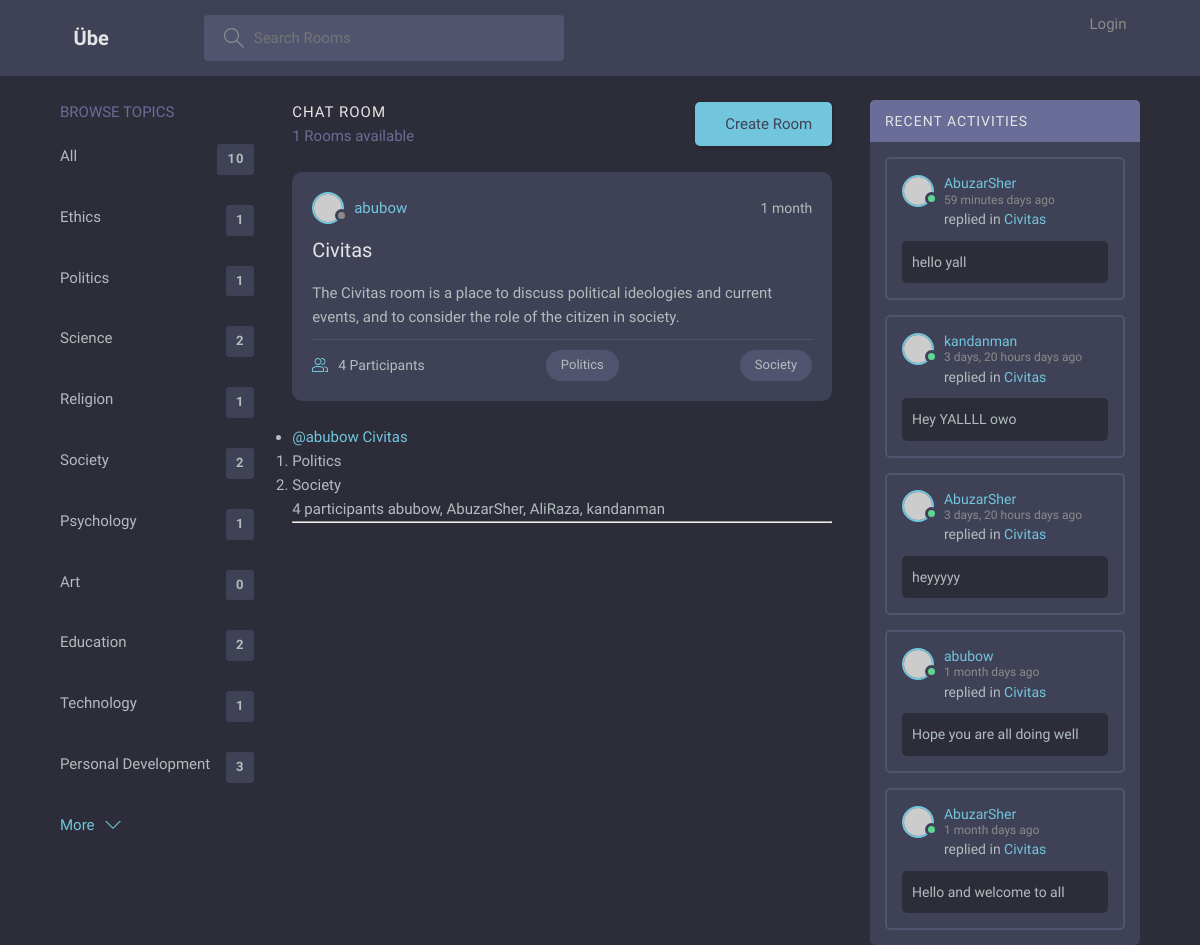
Screenshot of /?q=Politics with the database file from the repository.
### base/models.py (models this page shows, shortened)
class Topic(models.Model):
    id = models.AutoField(primary_key=True)
    name = models.CharField(max_length=50)
    description = models.CharField(max_length=200)
    link = models.CharField(max_length=50)

class Room(models.Model):
    id = models.AutoField(primary_key=True, unique=True, auto_created=True)
    name = models.CharField(max_length=50)
    description = models.CharField(max_length=200, null=True, blank=True)
    link = models.CharField(max_length=50, unique=True)
    topics = models.ManyToManyField('Topic', related_name='rooms', blank=True)
    participants = models.ManyToManyField(
        User, related_name='rooms_joined', blank=True)
    host = models.ForeignKey(
        User, on_delete=models.CASCADE, related_name='rooms_hosted')
    updated = models.DateTimeField(auto_now=True)
    created = models.DateTimeField(auto_now_add=True)
    class Meta:
        ordering = ['-updated', '-created']

class Message(models.Model):
    user = models.ForeignKey(User, on_delete=models.CASCADE)
    room = models.ForeignKey(Room, on_delete=models.CASCADE)
    message = models.TextField()
    updated = models.DateTimeField(auto_now=True)
    created = models.DateTimeField(auto_now_add=True)
    class Meta:
        ordering = ['-updated', '-created']
    def __str__(self):
        return self.message

### base/views.py (the view)
# urls.py: path('', views.home, name='home'),
def home(request):
    q = request.GET.get('q')
    if q:
        rooms = Room.objects.filter(
            Q(topics__name__icontains=q) |
            Q(topics__description__icontains=q) |
            Q(name__icontains=q) |
            Q(description__icontains=q)
        ).distinct()
        recent_messages = Message.objects.filter(
            Q(room__topics__name__icontains=q) |
            Q(room__topics__description__icontains=q) |
            Q(room__name__icontains=q) |
            Q(room__description__icontains=q) |
            Q(message__icontains=q)
        ).distinct().order_by('-created')[:5]
    else:
        rooms = Room.objects.all()
        recent_messages = Message.objects.all().order_by('-created')[:5]
    topics = Topic.objects.all()
    context = {
        'rooms': rooms,
        'topics': topics,
        'recent_messages': recent_messages,
    }
    return render(request, 'base/home.html', context)

### base/templates/base/home.html (shortened to what this page needs)
{%extends 'main.html'%} {% block content %}
<main class="layout layout--3">
	<div class="container">
		{% include 'components/topic_list.html' %}
		<div class="roomList">
			<div class="roomList__header">
				<div>
					<h2>Chat Room</h2>
					<p>{{rooms.count}} Rooms available</p>
				</div>
				<a
					class="btn btn--main"
					href="{% url 'room-form' %}"
					<svg
						version="1.1"
						xmlns="http://www.w3.org/2000/svg"
						width="32"
						height="32"
						viewBox="0 0 32 32">
					Create Room
				</a>
			</div>
			{% include 'components/feed.html'%}
		</div>
		{% include 'components/recent_activity.html' %}
	</div>
</main>
{% endblock %}

### base/templates/components/topic_list.html
<div class="topics">
	<div class="topics__header">
		<h2>Browse Topics</h2>
	</div>
	<ul class="topics__list">
		<li>
			<a
				href="{% url 'home' %}"
				>All <span>{{topics.count}}</span></a
			>
		</li>
		{% for topic in topics %}
		<li>
			<a href="{% url 'home' %}?q={{ topic.name }}"
				>{{ topic.name }}
				<span>{{ topic.rooms.count }}</span>
			</a>
		</li>
		{% endfor %}
	</ul>
	<a
		class="btn btn--link"
		href="topics.html">
		More
		<svg
			version="1.1"
			xmlns="http://www.w3.org/2000/svg"
			width="32"
			height="32"
			viewBox="0 0 32 32">
			<title>chevron-down</title>
			<path d="M16 21l-13-13h-3l16 16 16-16h-3l-13 13z"></path>
		</svg>
	</a>
</div>

### base/templates/components/feed.html (shortened to what this page needs)
{% for room in rooms %}
<div class="roomListRoom">
	<div class="roomListRoom__header">
		<a
			href="{% url 'profile' room.host.id %}"
			class="roomListRoom__author">
			<div class="avatar avatar--small">
				<img src="https://randomuser.me/api/portraits/women/11.jpg" />
			</div>
			<span> {{ room.host.username }} </span>
		</a>
		<div class="roomListRoom__actions">
			<span> {{ room.created|timesince }} </span>
		</div>
	</div>
	<div class="roomListRoom__content">
		<a href="{% url 'room' room.link %}"> {{ room.name }} </a>
		<p>{{ room.description.strip|truncatechars:200 }}</p>
	</div>
	<div class="roomListRoom__meta">
		<a
			href="{% url 'room' room.link %}"
			class="roomListRoom__joined">
			{{ room.participants.count }} Participants
		</a>
		{% for topic in room.topics.all|slice:":2" %}
			<p class="roomListRoom__topic">{{ topic.name }}</p>
		{% endfor %}
	</div>
</div>
{% endfor %}
<div>
	<ul>
		{% for room in rooms %}
		<li>
			<a href="{%url 'profile' room.host.id %}">
				@{{room.host.username}}
			</a>
			<a href="{% url 'room' room.link %}">{{ room.name }}</a>
			<ol>
				{% for topic in room.topics.all %}
				<li>{{ topic.name }}</li>
				{% endfor %}
			</ol>
			<span> {{ room.participants.count }} participants </span>
			<small> {{ room.participants.all|join:", " }} </small>
			<hr />
		</li>
		{% endfor %}
	</ul>
</div>

### base/templates/components/recent_activity.html (shortened to what this page needs)
<div class="activities">
	<div class="activities__header">
		<h2>Recent Activities</h2>
	</div>
	{% for post in recent_messages %}
	<div class="activities__box">
		<div class="activities__boxHeader roomListRoom__header">
			<a
				href="{% url 'profile' post.user.id %}"
				class="roomListRoom__author">
				<div class="avatar avatar--small active">
					<img src="https://randomuser.me/api/portraits/men/13.jpg" />
				</div>
				<p>
					{{ post.user.username }}
					<span> {{ post.created|timesince}} days ago</span>
				</p>
			</a>
		</div>
		<div class="activities__boxContent">
			<p>
				replied in
				<a href="{% url 'room' post.room.link %}">
					{{ post.room.name }}
				</a>
			</p>
			<div class="activities__boxRoomContent">
				<p>{{ post|truncatechars:100 }}</p>
			</div>
		</div>
	</div>
	{% endfor %}
</div>

### rows the page displays
Topic: name "Ethics", rooms.count "1"
Topic: name "Politics", rooms.count "1"
Topic: name "Science", rooms.count "2"
Topic: name "Religion", rooms.count "1"
Topic: name "Society", rooms.count "2"
Topic: name "Psychology", rooms.count "1"
Topic: name "Art", rooms.count "0"
Topic: name "Education", rooms.count "2"
Topic: name "Technology", rooms.count "1"
Topic: name "Personal Development", rooms.count "3"
Room: host.username "abubow", created "1 month", name "Civitas", description.strip "The Civitas room is a place to discuss political ideologies and current events, and to consider the role of the citizen in society.", participants.count "4", participants.all "abubow, AbuzarSher, AliRaza, kandanman"
Message: user.username "AbuzarSher", created "59 minutes", room.name "Civitas", message "hello yall"
Message: user.username "kandanman", created "3 days, 20 hours", room.name "Civitas", message "Hey YALLLL owo"
Message: user.username "AbuzarSher", created "3 days, 20 hours", room.name "Civitas", message "heyyyyy"
Message: user.username "abubow", created "1 month", room.name "Civitas", message "Hope you are all doing well"
Message: user.username "AbuzarSher", created "1 month", room.name "Civitas", message "Hello and welcome to all"

### other values shown
{{ topics.count }} "10"
{{ rooms.count }} "1"
